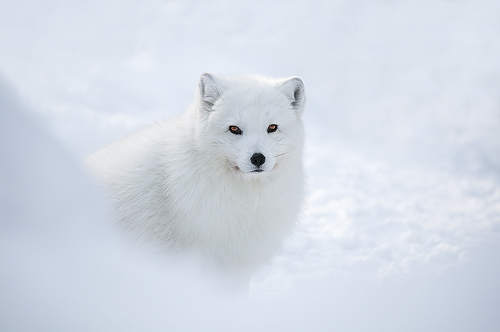
#> input picture DATA/CAMO-COCO-V.1.0-CVIU2019/Camouflage/Images/Train/camourflage_00015.jpg, 500 x 332 px, found by its file name; its folder holds 4 pictures in this run
$ jupyter execute Ds4002Proj1V4.ipynb
#> lines starting #> are read from the running program, lines starting #| are printed output that depends on the picture
[cell 1]
from google.colab import drive
from PIL import Image
import os

# Mount Google Drive
drive.mount('/content/drive')

# Parameters
testsize = 352
base_path = '/content/drive/My Drive/DS 4002 Project Group 14/'  # Adjust this path to the location of your dataset on Google Drive
dataset_folder = 'Project 3/Data/Camouflaged/'
test_save = os.path.join(base_path, 'Result/2020-CVPR-SINet-New/COD10K/')

# Ensure the save directory exists
os.makedirs(test_save, exist_ok=True)

def load_images(image_root):
    """
    Generator to load images from the specified directory
    """
    for img_name in os.listdir(image_root):
        image_path = os.path.join(image_root, img_name)
        image = Image.open(image_path).convert('RGB')
        yield image, img_name

image_root = os.path.join(base_path, dataset_folder, 'Train/')

img_count = 1
for image, name in load_images(image_root):
    # Resize the image
    resized_image = image.resize((testsize, testsize))
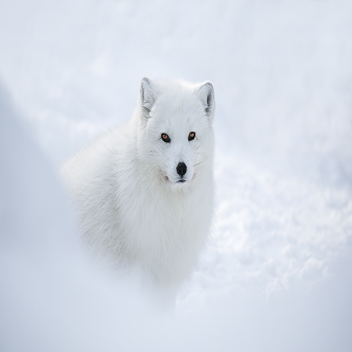
#> resized_image: PIL image 352x352 RGB; mean R, G, B 212.6, 219.6, 229.8
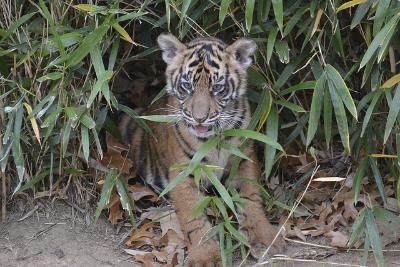
#> input picture DATA/CAMO-COCO-V.1.0-CVIU2019/Camouflage/Images/Train/camourflage_00031.jpg, 400 x 267 px, found by its file name

    # Save resized image
    image_save_path = os.path.join(test_save, name)
    resized_image.save(image_save_path)

    print(f'[Image Processed] Dataset: COD10K, Image: {name} ({img_count})')
    img_count += 1
#> pass 2 of the loop `for image, name in load_images(image_root):`:
#> `resized_image = image.resize((testsize, testsize))`:
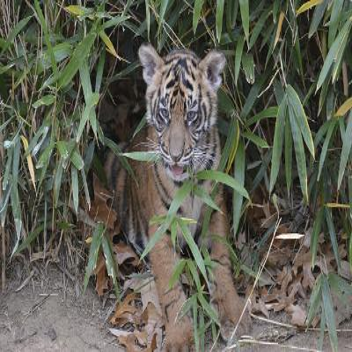
#> resized_image: PIL image 352x352 RGB; mean R, G, B 94.8, 95.6, 83
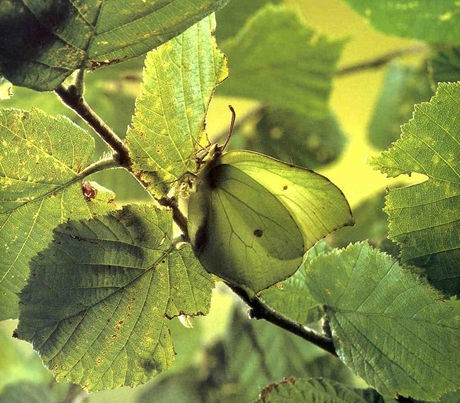
#> input picture DATA/CAMO-COCO-V.1.0-CVIU2019/Camouflage/Images/Train/camourflage_00034.jpg, 460 x 403 px, found by its file name
#> pass 3 of the loop `for image, name in load_images(image_root):`:
#> `resized_image = image.resize((testsize, testsize))`:
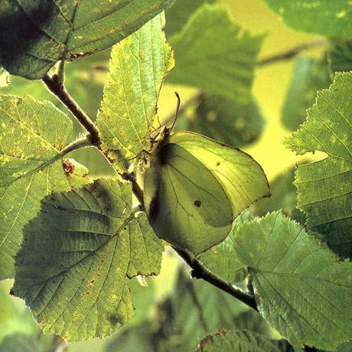
#> resized_image: PIL image 352x352 RGB; mean R, G, B 132.3, 145, 67.1
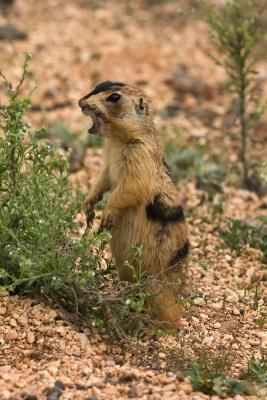
#> input picture DATA/CAMO-COCO-V.1.0-CVIU2019/Camouflage/Images/Train/camourflage_00057.jpg, 267 x 400 px, found by its file name
#> the loop made 4 passes; the first 3 are shown

print("\n[Congratulations! Image Processing Done]")
